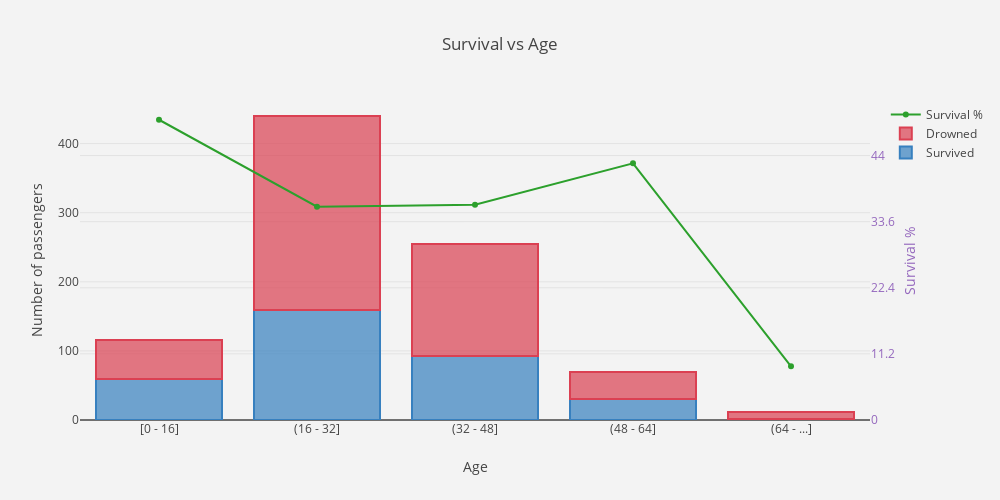

Source (notebook cell):
### Code cell
age = dataset_train[['Age', 'Survived']].groupby(['Age']).count()
age_sur = dataset_train[['Age', 'Survived']].groupby(['Age']).sum()

trace1 = go.Bar(
    x = ['[0 - 16]', '(16 - 32]', '(32 - 48]', '(48 - 64]', '(64 - ...]'],
    y = age_sur['Survived'].tolist(),
    name='Survived',
    marker=dict(
        color='rgba(55, 128, 191, 0.7)',
        line=dict(
            color='rgba(55, 128, 191, 1.0)',
            width=2,
        )
    )
)
trace2 = go.Bar(
    x = ['[0 - 16]', '(16 - 32]', '(32 - 48]', '(48 - 64]', '(64 - ...]'],
    y = (age['Survived'] - age_sur['Survived']).tolist(),
    name='Drowned',
    marker=dict(
        color='rgba(219, 64, 82, 0.7)',
        line=dict(
            color='rgba(219, 64, 82, 1.0)',
            width=2,
        )
    )
)
trace3 = go.Scatter(
    x = ['[0 - 16]', '(16 - 32]', '(32 - 48]', '(48 - 64]', '(64 - ...]'],
    y = (age_sur['Survived'] * 100 / age['Survived']).tolist(),
    name='Survival %',
    mode = 'lines+markers',
    yaxis='y2'
)

data = [trace1, trace2, trace3]
layout = go.Layout(
    barmode='stack',
    title = 'Survival vs Age',
    width=1000,
    height=500,
    paper_bgcolor='rgb(243, 243, 243)',
    plot_bgcolor='rgb(243, 243, 243)',
    yaxis = dict(title= 'Number of passengers'),
    xaxis = dict(title= 'Age'),
    yaxis2=dict(
        title='Survival %',
        titlefont=dict(
            color='rgb(148, 103, 189)'
        ),
        tickfont=dict(
            color='rgb(148, 103, 189)'
        ),
        overlaying='y',
        side='right',
        anchor = 'x',
        rangemode = 'tozero',
        dtick = 11.2
    )
)

fig = go.Figure(data=data, layout=layout)
py.iplot(fig)

### Figure 1 — Plotly figure (JSON) as saved in the notebook; plotly's stock layout.template omitted (floating-point values rounded to 4 significant figures)
{"data": [{"marker": {"color": "rgba(55, 128, 191, 0.7)", "line": {"color": "rgba(55, 128, 191, 1.0)", "width": 2}}, "name": "Survived", "type": "bar", "x": ["[0 - 16]", "(16 - 32]", "(32 - 48]", "(48 - 64]", "(64 - ...]"], "y": [59, 159, 93, 30, 1]}, {"marker": {"color": "rgba(219, 64, 82, 0.7)", "line": {"color": "rgba(219, 64, 82, 1.0)", "width": 2}}, "name": "Drowned", "type": "bar", "x": ["[0 - 16]", "(16 - 32]", "(32 - 48]", "(48 - 64]", "(64 - ...]"], "y": [57, 281, 162, 39, 10]}, {"mode": "lines+markers", "name": "Survival %", "type": "scatter", "x": ["[0 - 16]", "(16 - 32]", "(32 - 48]", "(48 - 64]", "(64 - ...]"], "y": [50.86, 36.14, 36.47, 43.48, 9.091], "yaxis": "y2"}], "layout": {"barmode": "stack", "height": 500, "paper_bgcolor": "rgb(243, 243, 243)", "plot_bgcolor": "rgb(243, 243, 243)", "title": "Survival vs Age", "width": 1000, "xaxis": {"title": "Age"}, "yaxis": {"title": "Number of passengers"}, "yaxis2": {"anchor": "x", "dtick": 11.2, "overlaying": "y", "rangemode": "tozero", "side": "right", "tickfont": {"color": "rgb(148, 103, 189)"}, "title": "Survival %", "titlefont": {"color": "rgb(148, 103, 189)"}}}}
